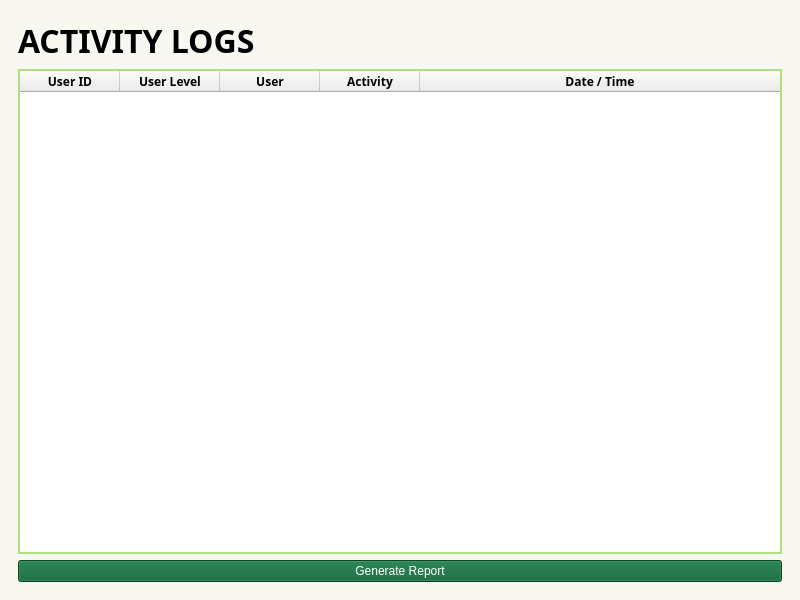
<?xml version="1.0" encoding="UTF-8"?>
<ui version="4.0">
 <class>MainWindow</class>
 <widget class="QMainWindow" name="MainWindow">
  <property name="geometry">
   <rect>
    <x>0</x>
    <y>0</y>
    <width>800</width>
    <height>600</height>
   </rect>
  </property>
  <property name="windowTitle">
   <string>MainWindow</string>
  </property>
  <property name="styleSheet">
   <string notr="true">QPushButton {
	background-color: #096033;
	color: white;
}</string>
  </property>
  <widget class="QWidget" name="centralwidget">
   <property name="styleSheet">
    <string notr="true">#centralwidget{
background-color: #F8F8F0;
}
#Log_Table{
border : 2px solid #ABE27D;
}</string>
   </property>
   <layout class="QHBoxLayout" name="horizontalLayout">
    <item>
     <widget class="QWidget" name="widget" native="true">
      <layout class="QVBoxLayout" name="verticalLayout">
       <item>
        <widget class="QLabel" name="label">
         <property name="font">
          <font>
           <family>DM Sans</family>
           <pointsize>24</pointsize>
           <weight>75</weight>
           <bold>true</bold>
          </font>
         </property>
         <property name="text">
          <string>ACTIVITY LOGS</string>
         </property>
        </widget>
       </item>
       <item>
        <widget class="QTableWidget" name="Log_Table">
         <property name="font">
          <font>
           <family>DM Sans</family>
          </font>
         </property>
         <property name="sizeAdjustPolicy">
          <enum>QAbstractScrollArea::AdjustToContents</enum>
         </property>
         <property name="alternatingRowColors">
          <bool>true</bool>
         </property>
         <property name="selectionBehavior">
          <enum>QAbstractItemView::SelectRows</enum>
         </property>
         <property name="sortingEnabled">
          <bool>true</bool>
         </property>
         <attribute name="horizontalHeaderCascadingSectionResizes">
          <bool>true</bool>
         </attribute>
         <attribute name="horizontalHeaderShowSortIndicator" stdset="0">
          <bool>true</bool>
         </attribute>
         <attribute name="horizontalHeaderStretchLastSection">
          <bool>true</bool>
         </attribute>
         <attribute name="verticalHeaderVisible">
          <bool>false</bool>
         </attribute>
         <column>
          <property name="text">
           <string>User ID</string>
          </property>
          <property name="font">
           <font>
            <family>DM Sans</family>
            <weight>75</weight>
            <bold>true</bold>
           </font>
          </property>
         </column>
         <column>
          <property name="text">
           <string>User Level</string>
          </property>
          <property name="font">
           <font>
            <family>DM Sans</family>
            <weight>75</weight>
            <bold>true</bold>
           </font>
          </property>
         </column>
         <column>
          <property name="text">
           <string>User</string>
          </property>
          <property name="font">
           <font>
            <family>DM Sans</family>
            <weight>75</weight>
            <bold>true</bold>
           </font>
          </property>
         </column>
         <column>
          <property name="text">
           <string>Activity</string>
          </property>
          <property name="font">
           <font>
            <family>DM Sans</family>
            <weight>75</weight>
            <bold>true</bold>
           </font>
          </property>
         </column>
         <column>
          <property name="text">
           <string>Date / Time</string>
          </property>
          <property name="font">
           <font>
            <family>DM Sans</family>
            <weight>75</weight>
            <bold>true</bold>
           </font>
          </property>
         </column>
        </widget>
       </item>
       <item>
        <widget class="QPushButton" name="reportBtn">
         <property name="text">
          <string>Generate Report</string>
         </property>
        </widget>
       </item>
      </layout>
     </widget>
    </item>
   </layout>
  </widget>
 </widget>
 <resources/>
 <connections/>
</ui>
